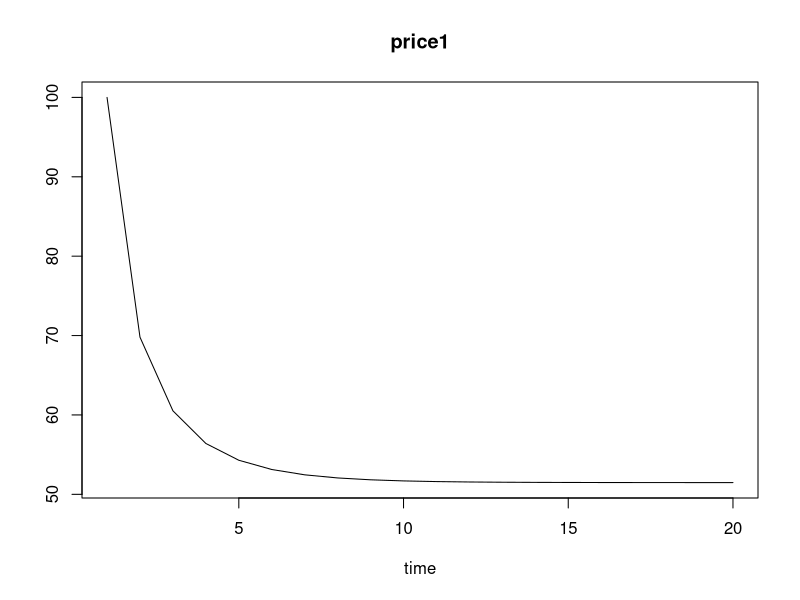

Write the R code that produced this figure.
library(deSolve)

priceInit = c(price1 = 100)
times = seq(1, 20, by = 1)

de = function(t, priceInit, pars){
  with(as.list(c(pars, priceInit)),{
    #cumulative distribution function
    if (currentPrice - price1 < minDiscount){
      cumulativePrice = 0.0
    }else if(currentPrice - price1 >= maxDiscount){
      cumulativePrice = 1.0
    }else{
      cumulativePrice = (currentPrice - price1 - minDiscount)/(maxDiscount - minDiscount)
    }
    #density function
    if (currentPrice - price1 < minDiscount){
      densityPrice = 0.0
    }else if(currentPrice - price1 >= maxDiscount){
      densityPrice = 0.0
    }else{
      densityPrice = 1/(maxDiscount - minDiscount)
    }
    
    leftPart = cumulativePrice*arrivalTime*exp(-arrivalTime*t)
    upp = arrivalTime*(currentPrice - price1 - minDiscount)*exp(-arrivalTime*t)
    down = 1 - exp(-arrivalTime*t)
    dp1 = leftPart/(down*densityPrice)
    dp = upp/down
    
    upp1 = arrivalTime*(currentPrice - price1)*exp(-arrivalTime*t)
    down1 = 1 - exp(-arrivalTime*t)
    dp2 = upp1/down1
    
    return(list(dp))
  })
}

pars = c(currentPrice = 100.0, 
         minDiscount = 80.0,
         maxDiscount = 80.0,
         arrivalTime = 0.5)
out = ode(y = priceInit, times = times, func = de, parms = pars)
plot(out, times)
